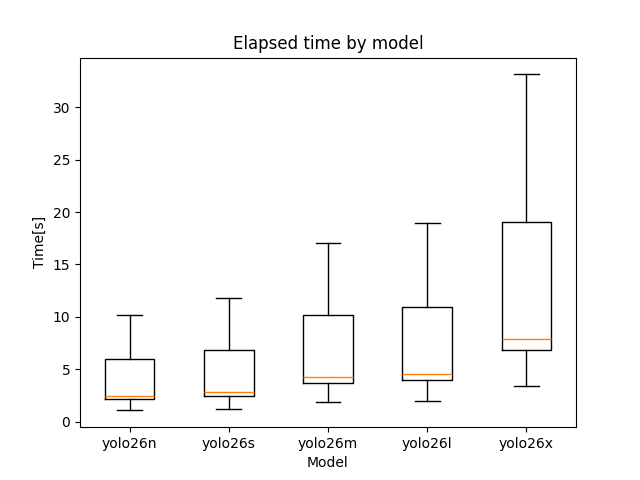

Reproduce this figure in Python.
import numpy as np
import pandas as pd
import matplotlib.pyplot as plt

# モデルごとのCSVパス
files = {
    "yolo26n" : "yolo26n_video.csv",
    "yolo26s" : "yolo26s_video.csv",
    "yolo26m" : "yolo26m_video.csv",
    "yolo26l" : "yolo26l_video.csv",
    "yolo26x" : "yolo26x_video.csv",
}

data = []
labels = []

for model, path in files.items():
    df = pd.read_csv(path)

    # 経過時間だけ取り出し
    elapsed = df["処理時間[s]"]
    mean = df["処理時間[s]"].mean()
    var = df["処理時間[s]"].var()
    min = df["処理時間[s]"].min()
    max = df["処理時間[s]"].max()
    print("モデル：", model, "平均：", f"{mean:.3f}", "分散：", f"{var:.3f}", "最小：", f"{min:.3f}", "最大：", f"{max:.3f}", "\n")

    data.append(elapsed)
    labels.append(model)

# 箱ひげ図
plt.figure()
plt.boxplot(data, labels=labels, showfliers=False)

plt.title("Elapsed time by model")
plt.xlabel("Model")
plt.ylabel("Time[s]")
plt.savefig("boxplot.png")
plt.show()
